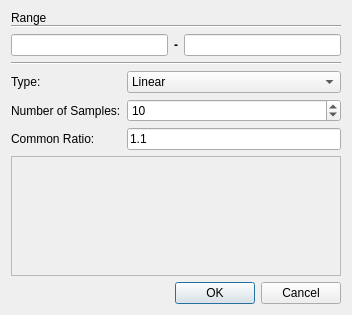
<?xml version="1.0" encoding="UTF-8"?>
<ui version="4.0">
 <class>SeriesGeneratorDialog</class>
 <widget class="QDialog" name="SeriesGeneratorDialog">
  <property name="geometry">
   <rect>
    <x>0</x>
    <y>0</y>
    <width>352</width>
    <height>315</height>
   </rect>
  </property>
  <property name="windowTitle">
   <string>Generate Number Series</string>
  </property>
  <layout class="QGridLayout" name="gridLayout" rowstretch="0,0,0,0,0,0,0,0">
   <item row="3" column="1">
    <widget class="QComboBox" name="comboBox">
     <item>
      <property name="text">
       <string>Linear</string>
      </property>
     </item>
     <item>
      <property name="text">
       <string>Logarithmic</string>
      </property>
     </item>
     <item>
      <property name="text">
       <string>Geometric (samples)</string>
      </property>
     </item>
     <item>
      <property name="text">
       <string>Geometric (common ratio)</string>
      </property>
     </item>
    </widget>
   </item>
   <item row="2" column="0" colspan="2">
    <widget class="Line" name="line_2">
     <property name="orientation">
      <enum>Qt::Horizontal</enum>
     </property>
    </widget>
   </item>
   <item row="1" column="0" colspan="2">
    <layout class="QHBoxLayout" name="horizontalLayout">
     <item>
      <widget class="pqDoubleLineEdit" name="min"/>
     </item>
     <item>
      <widget class="QLabel" name="label">
       <property name="text">
        <string>&lt;html&gt;&lt;head/&gt;&lt;body&gt;&lt;p&gt;&lt;span style=&quot; font-weight:600;&quot;&gt;-&lt;/span&gt;&lt;/p&gt;&lt;/body&gt;&lt;/html&gt;</string>
       </property>
       <property name="alignment">
        <set>Qt::AlignCenter</set>
       </property>
      </widget>
     </item>
     <item>
      <widget class="pqDoubleLineEdit" name="max"/>
     </item>
    </layout>
   </item>
   <item row="3" column="0">
    <widget class="QLabel" name="label_3">
     <property name="text">
      <string>Type:</string>
     </property>
    </widget>
   </item>
   <item row="4" column="0">
    <widget class="QLabel" name="label_nsamples">
     <property name="text">
      <string>Number of Samples:</string>
     </property>
    </widget>
   </item>
   <item row="4" column="1">
    <widget class="QSpinBox" name="nsamples">
     <property name="minimum">
      <number>1</number>
     </property>
     <property name="maximum">
      <number>1000</number>
     </property>
     <property name="value">
      <number>10</number>
     </property>
    </widget>
   </item>
   <item row="5" column="0">
    <widget class="QLabel" name="label_ratio">
     <property name="text">
      <string>Common Ratio:</string>
     </property>
    </widget>
   </item>
   <item row="5" column="1">
    <widget class="pqDoubleLineEdit" name="ratio">
     <property name="text">
      <string>1.1</string>
     </property>
    </widget>
   </item>
   <item row="7" column="0" colspan="2">
    <widget class="QDialogButtonBox" name="buttonBox">
     <property name="orientation">
      <enum>Qt::Horizontal</enum>
     </property>
     <property name="standardButtons">
      <set>QDialogButtonBox::Cancel|QDialogButtonBox::Ok</set>
     </property>
    </widget>
   </item>
   <item row="0" column="0" colspan="2">
    <layout class="QVBoxLayout" name="verticalLayout">
     <property name="spacing">
      <number>0</number>
     </property>
     <item>
      <widget class="QLabel" name="label_2">
       <property name="text">
        <string>Range</string>
       </property>
      </widget>
     </item>
     <item>
      <widget class="Line" name="line">
       <property name="orientation">
        <enum>Qt::Horizontal</enum>
       </property>
      </widget>
     </item>
    </layout>
   </item>
   <item row="6" column="0" colspan="2">
    <widget class="QScrollArea" name="scrollArea">
     <property name="sizePolicy">
      <sizepolicy hsizetype="MinimumExpanding" vsizetype="Expanding">
       <horstretch>0</horstretch>
       <verstretch>0</verstretch>
      </sizepolicy>
     </property>
     <property name="widgetResizable">
      <bool>true</bool>
     </property>
     <widget class="QWidget" name="scrollAreaWidgetContents">
      <property name="geometry">
       <rect>
        <x>0</x>
        <y>0</y>
        <width>326</width>
        <height>79</height>
       </rect>
      </property>
      <layout class="QVBoxLayout" name="verticalLayout_2">
       <item>
        <widget class="QLabel" name="message">
         <property name="font">
          <font>
           <weight>75</weight>
           <bold>true</bold>
          </font>
         </property>
         <property name="text">
          <string/>
         </property>
         <property name="wordWrap">
          <bool>true</bool>
         </property>
        </widget>
       </item>
      </layout>
     </widget>
    </widget>
   </item>
  </layout>
 </widget>
 <customwidgets>
  <customwidget>
   <class>pqDoubleLineEdit</class>
   <extends>QLineEdit</extends>
   <header>pqDoubleLineEdit.h</header>
  </customwidget>
 </customwidgets>
 <resources/>
 <connections>
  <connection>
   <sender>buttonBox</sender>
   <signal>accepted()</signal>
   <receiver>SeriesGeneratorDialog</receiver>
   <slot>accept()</slot>
   <hints>
    <hint type="sourcelabel">
     <x>248</x>
     <y>254</y>
    </hint>
    <hint type="destinationlabel">
     <x>157</x>
     <y>274</y>
    </hint>
   </hints>
  </connection>
  <connection>
   <sender>buttonBox</sender>
   <signal>rejected()</signal>
   <receiver>SeriesGeneratorDialog</receiver>
   <slot>reject()</slot>
   <hints>
    <hint type="sourcelabel">
     <x>316</x>
     <y>260</y>
    </hint>
    <hint type="destinationlabel">
     <x>286</x>
     <y>274</y>
    </hint>
   </hints>
  </connection>
 </connections>
</ui>
